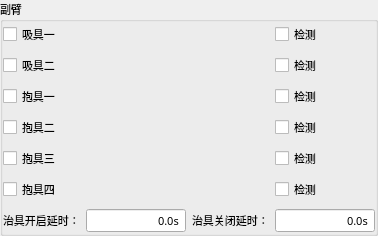
              <widget class="QGroupBox" name="groupBoxRunJig">
               <property name="font">
                <font>
                 <family>微软雅黑</family>
                 <pointsize>8</pointsize>
                 <weight>50</weight>
                 <italic>false</italic>
                 <bold>false</bold>
                </font>
               </property>
               <property name="title">
                <string>副臂</string>
               </property>
               <layout class="QGridLayout" name="gridLayout">
                <property name="margin">
                 <number>0</number>
                </property>
                <property name="spacing">
                 <number>6</number>
                </property>
                <item row="0" column="0" colspan="3">
                 <widget class="xCheckBox" name="RunJig1">
                  <property name="sizePolicy">
                   <sizepolicy hsizetype="Expanding" vsizetype="Fixed">
                    <horstretch>0</horstretch>
                    <verstretch>0</verstretch>
                   </sizepolicy>
                  </property>
                  <property name="minimumSize">
                   <size>
                    <width>100</width>
                    <height>25</height>
                   </size>
                  </property>
                  <property name="maximumSize">
                   <size>
                    <width>16777215</width>
                    <height>25</height>
                   </size>
                  </property>
                  <property name="font">
                   <font>
                    <family>微软雅黑</family>
                    <pointsize>8</pointsize>
                    <weight>50</weight>
                    <italic>false</italic>
                    <bold>false</bold>
                   </font>
                  </property>
                  <property name="focusPolicy">
                   <enum>Qt::NoFocus</enum>
                  </property>
                  <property name="text">
                   <string>吸具一</string>
                  </property>
                 </widget>
                </item>
                <item row="0" column="3">
                 <widget class="xCheckBox" name="RunCheck1">
                  <property name="sizePolicy">
                   <sizepolicy hsizetype="Minimum" vsizetype="Fixed">
                    <horstretch>0</horstretch>
                    <verstretch>0</verstretch>
                   </sizepolicy>
                  </property>
                  <property name="minimumSize">
                   <size>
                    <width>60</width>
                    <height>25</height>
                   </size>
                  </property>
                  <property name="maximumSize">
                   <size>
                    <width>16777215</width>
                    <height>25</height>
                   </size>
                  </property>
                  <property name="font">
                   <font>
                    <family>微软雅黑</family>
                    <pointsize>8</pointsize>
                    <weight>50</weight>
                    <italic>false</italic>
                    <bold>false</bold>
                   </font>
                  </property>
                  <property name="focusPolicy">
                   <enum>Qt::NoFocus</enum>
                  </property>
                  <property name="text">
                   <string>检测</string>
                  </property>
                 </widget>
                </item>
                <item row="1" column="0" colspan="3">
                 <widget class="xCheckBox" name="RunJig2">
                  <property name="sizePolicy">
                   <sizepolicy hsizetype="Expanding" vsizetype="Fixed">
                    <horstretch>0</horstretch>
                    <verstretch>0</verstretch>
                   </sizepolicy>
                  </property>
                  <property name="minimumSize">
                   <size>
                    <width>100</width>
                    <height>25</height>
                   </size>
                  </property>
                  <property name="maximumSize">
                   <size>
                    <width>16777215</width>
                    <height>25</height>
                   </size>
                  </property>
                  <property name="font">
                   <font>
                    <family>微软雅黑</family>
                    <pointsize>8</pointsize>
                    <weight>50</weight>
                    <italic>false</italic>
                    <bold>false</bold>
                   </font>
                  </property>
                  <property name="focusPolicy">
                   <enum>Qt::NoFocus</enum>
                  </property>
                  <property name="text">
                   <string>吸具二</string>
                  </property>
                 </widget>
                </item>
                <item row="1" column="3">
                 <widget class="xCheckBox" name="RunCheck2">
                  <property name="sizePolicy">
                   <sizepolicy hsizetype="Minimum" vsizetype="Fixed">
                    <horstretch>0</horstretch>
                    <verstretch>0</verstretch>
                   </sizepolicy>
                  </property>
                  <property name="minimumSize">
                   <size>
                    <width>60</width>
                    <height>25</height>
                   </size>
                  </property>
                  <property name="maximumSize">
                   <size>
                    <width>16777215</width>
                    <height>25</height>
                   </size>
                  </property>
                  <property name="font">
                   <font>
                    <family>微软雅黑</family>
                    <pointsize>8</pointsize>
                    <weight>50</weight>
                    <italic>false</italic>
                    <bold>false</bold>
                   </font>
                  </property>
                  <property name="focusPolicy">
                   <enum>Qt::NoFocus</enum>
                  </property>
                  <property name="text">
                   <string>检测</string>
                  </property>
                 </widget>
                </item>
                <item row="2" column="0" colspan="3">
                 <widget class="xCheckBox" name="RunJig3">
                  <property name="sizePolicy">
                   <sizepolicy hsizetype="Expanding" vsizetype="Fixed">
                    <horstretch>0</horstretch>
                    <verstretch>0</verstretch>
                   </sizepolicy>
                  </property>
                  <property name="minimumSize">
                   <size>
                    <width>100</width>
                    <height>25</height>
                   </size>
                  </property>
                  <property name="maximumSize">
                   <size>
                    <width>16777215</width>
                    <height>25</height>
                   </size>
                  </property>
                  <property name="font">
                   <font>
                    <family>微软雅黑</family>
                    <pointsize>8</pointsize>
                    <weight>50</weight>
                    <italic>false</italic>
                    <bold>false</bold>
                   </font>
                  </property>
                  <property name="focusPolicy">
                   <enum>Qt::NoFocus</enum>
                  </property>
                  <property name="text">
                   <string>抱具一</string>
                  </property>
                 </widget>
                </item>
                <item row="2" column="3">
                 <widget class="xCheckBox" name="RunCheck3">
                  <property name="sizePolicy">
                   <sizepolicy hsizetype="Minimum" vsizetype="Fixed">
                    <horstretch>0</horstretch>
                    <verstretch>0</verstretch>
                   </sizepolicy>
                  </property>
                  <property name="minimumSize">
                   <size>
                    <width>60</width>
                    <height>25</height>
                   </size>
                  </property>
                  <property name="maximumSize">
                   <size>
                    <width>16777215</width>
                    <height>25</height>
                   </size>
                  </property>
                  <property name="font">
                   <font>
                    <family>微软雅黑</family>
                    <pointsize>8</pointsize>
                    <weight>50</weight>
                    <italic>false</italic>
                    <bold>false</bold>
                   </font>
                  </property>
                  <property name="focusPolicy">
                   <enum>Qt::NoFocus</enum>
                  </property>
                  <property name="text">
                   <string>检测</string>
                  </property>
                 </widget>
                </item>
                <item row="3" column="0" colspan="3">
                 <widget class="xCheckBox" name="RunJig4">
                  <property name="sizePolicy">
                   <sizepolicy hsizetype="Expanding" vsizetype="Fixed">
                    <horstretch>0</horstretch>
                    <verstretch>0</verstretch>
                   </sizepolicy>
                  </property>
                  <property name="minimumSize">
                   <size>
                    <width>100</width>
                    <height>25</height>
                   </size>
                  </property>
                  <property name="maximumSize">
                   <size>
                    <width>16777215</width>
                    <height>25</height>
                   </size>
                  </property>
                  <property name="font">
                   <font>
                    <family>微软雅黑</family>
                    <pointsize>8</pointsize>
                    <weight>50</weight>
                    <italic>false</italic>
                    <bold>false</bold>
                   </font>
                  </property>
                  <property name="focusPolicy">
                   <enum>Qt::NoFocus</enum>
                  </property>
                  <property name="text">
                   <string>抱具二</string>
                  </property>
                 </widget>
                </item>
                <item row="3" column="3">
                 <widget class="xCheckBox" name="RunCheck4">
                  <property name="sizePolicy">
                   <sizepolicy hsizetype="Minimum" vsizetype="Fixed">
                    <horstretch>0</horstretch>
                    <verstretch>0</verstretch>
                   </sizepolicy>
                  </property>
                  <property name="minimumSize">
                   <size>
                    <width>60</width>
                    <height>25</height>
                   </size>
                  </property>
                  <property name="maximumSize">
                   <size>
                    <width>16777215</width>
                    <height>25</height>
                   </size>
                  </property>
                  <property name="font">
                   <font>
                    <family>微软雅黑</family>
                    <pointsize>8</pointsize>
                    <weight>50</weight>
                    <italic>false</italic>
                    <bold>false</bold>
                   </font>
                  </property>
                  <property name="focusPolicy">
                   <enum>Qt::NoFocus</enum>
                  </property>
                  <property name="text">
                   <string>检测</string>
                  </property>
                 </widget>
                </item>
                <item row="4" column="0" colspan="3">
                 <widget class="xCheckBox" name="RunJig5">
                  <property name="sizePolicy">
                   <sizepolicy hsizetype="Expanding" vsizetype="Fixed">
                    <horstretch>0</horstretch>
                    <verstretch>0</verstretch>
                   </sizepolicy>
                  </property>
                  <property name="minimumSize">
                   <size>
                    <width>100</width>
                    <height>25</height>
                   </size>
                  </property>
                  <property name="maximumSize">
                   <size>
                    <width>16777215</width>
                    <height>25</height>
                   </size>
                  </property>
                  <property name="font">
                   <font>
                    <family>微软雅黑</family>
                    <pointsize>8</pointsize>
                    <weight>50</weight>
                    <italic>false</italic>
                    <bold>false</bold>
                   </font>
                  </property>
                  <property name="focusPolicy">
                   <enum>Qt::NoFocus</enum>
                  </property>
                  <property name="text">
                   <string>抱具三</string>
                  </property>
                 </widget>
                </item>
                <item row="4" column="3">
                 <widget class="xCheckBox" name="RunCheck5">
                  <property name="sizePolicy">
                   <sizepolicy hsizetype="Minimum" vsizetype="Fixed">
                    <horstretch>0</horstretch>
                    <verstretch>0</verstretch>
                   </sizepolicy>
                  </property>
                  <property name="minimumSize">
                   <size>
                    <width>60</width>
                    <height>25</height>
                   </size>
                  </property>
                  <property name="maximumSize">
                   <size>
                    <width>16777215</width>
                    <height>25</height>
                   </size>
                  </property>
                  <property name="font">
                   <font>
                    <family>微软雅黑</family>
                    <pointsize>8</pointsize>
                    <weight>50</weight>
                    <italic>false</italic>
                    <bold>false</bold>
                   </font>
                  </property>
                  <property name="focusPolicy">
                   <enum>Qt::NoFocus</enum>
                  </property>
                  <property name="text">
                   <string>检测</string>
                  </property>
                 </widget>
                </item>
                <item row="5" column="0" colspan="3">
                 <widget class="xCheckBox" name="RunJig6">
                  <property name="sizePolicy">
                   <sizepolicy hsizetype="Expanding" vsizetype="Fixed">
                    <horstretch>0</horstretch>
                    <verstretch>0</verstretch>
                   </sizepolicy>
                  </property>
                  <property name="minimumSize">
                   <size>
                    <width>100</width>
                    <height>25</height>
                   </size>
                  </property>
                  <property name="maximumSize">
                   <size>
                    <width>16777215</width>
                    <height>25</height>
                   </size>
                  </property>
                  <property name="font">
                   <font>
                    <family>微软雅黑</family>
                    <pointsize>8</pointsize>
                    <weight>50</weight>
                    <italic>false</italic>
                    <bold>false</bold>
                   </font>
                  </property>
                  <property name="focusPolicy">
                   <enum>Qt::NoFocus</enum>
                  </property>
                  <property name="text">
                   <string>抱具四</string>
                  </property>
                 </widget>
                </item>
                <item row="5" column="3">
                 <widget class="xCheckBox" name="RunCheck6">
                  <property name="sizePolicy">
                   <sizepolicy hsizetype="Minimum" vsizetype="Fixed">
                    <horstretch>0</horstretch>
                    <verstretch>0</verstretch>
                   </sizepolicy>
                  </property>
                  <property name="minimumSize">
                   <size>
                    <width>60</width>
                    <height>25</height>
                   </size>
                  </property>
                  <property name="maximumSize">
                   <size>
                    <width>16777215</width>
                    <height>25</height>
                   </size>
                  </property>
                  <property name="font">
                   <font>
                    <family>微软雅黑</family>
                    <pointsize>8</pointsize>
                    <weight>50</weight>
                    <italic>false</italic>
                    <bold>false</bold>
                   </font>
                  </property>
                  <property name="focusPolicy">
                   <enum>Qt::NoFocus</enum>
                  </property>
                  <property name="text">
                   <string>检测</string>
                  </property>
                 </widget>
                </item>
                <item row="6" column="0">
                 <widget class="QLabel" name="labelRunOpenRemind">
                  <property name="sizePolicy">
                   <sizepolicy hsizetype="Expanding" vsizetype="Fixed">
                    <horstretch>0</horstretch>
                    <verstretch>0</verstretch>
                   </sizepolicy>
                  </property>
                  <property name="minimumSize">
                   <size>
                    <width>0</width>
                    <height>25</height>
                   </size>
                  </property>
                  <property name="maximumSize">
                   <size>
                    <width>16777215</width>
                    <height>25</height>
                   </size>
                  </property>
                  <property name="font">
                   <font>
                    <family>微软雅黑</family>
                    <pointsize>8</pointsize>
                    <weight>50</weight>
                    <italic>false</italic>
                    <bold>false</bold>
                   </font>
                  </property>
                  <property name="text">
                   <string>治具开启延时：</string>
                  </property>
                 </widget>
                </item>
                <item row="6" column="1">
                 <widget class="xDoubleSpinBox" name="BoxRunOpenDelay">
                  <property name="enabled">
                   <bool>true</bool>
                  </property>
                  <property name="sizePolicy">
                   <sizepolicy hsizetype="Fixed" vsizetype="Fixed">
                    <horstretch>0</horstretch>
                    <verstretch>0</verstretch>
                   </sizepolicy>
                  </property>
                  <property name="minimumSize">
                   <size>
                    <width>100</width>
                    <height>25</height>
                   </size>
                  </property>
                  <property name="maximumSize">
                   <size>
                    <width>100</width>
                    <height>25</height>
                   </size>
                  </property>
                  <property name="font">
                   <font>
                    <family>微软雅黑</family>
                    <pointsize>8</pointsize>
                    <weight>50</weight>
                    <italic>false</italic>
                    <bold>false</bold>
                   </font>
                  </property>
                  <property name="focusPolicy">
                   <enum>Qt::ClickFocus</enum>
                  </property>
                  <property name="acceptDrops">
                   <bool>false</bool>
                  </property>
                  <property name="alignment">
                   <set>Qt::AlignRight|Qt::AlignTrailing|Qt::AlignVCenter</set>
                  </property>
                  <property name="buttonSymbols">
                   <enum>QAbstractSpinBox::NoButtons</enum>
                  </property>
                  <property name="suffix">
                   <string notr="true">s</string>
                  </property>
                  <property name="decimals">
                   <number>1</number>
                  </property>
                  <property name="maximum">
                   <double>99.900000000000006</double>
                  </property>
                  <property name="singleStep">
                   <double>0.100000000000000</double>
                  </property>
                  <property name="HasBtn" stdset="0">
                   <bool>true</bool>
                  </property>
                 </widget>
                </item>
                <item row="6" column="2">
                 <widget class="QLabel" name="labelRunRemind_2">
                  <property name="sizePolicy">
                   <sizepolicy hsizetype="Expanding" vsizetype="Fixed">
                    <horstretch>0</horstretch>
                    <verstretch>0</verstretch>
                   </sizepolicy>
                  </property>
                  <property name="minimumSize">
                   <size>
                    <width>0</width>
                    <height>25</height>
                   </size>
                  </property>
                  <property name="maximumSize">
                   <size>
                    <width>16777215</width>
                    <height>25</height>
                   </size>
                  </property>
                  <property name="font">
                   <font>
                    <family>微软雅黑</family>
                    <pointsize>8</pointsize>
                    <weight>50</weight>
                    <italic>false</italic>
                    <bold>false</bold>
                   </font>
                  </property>
                  <property name="text">
                   <string>治具关闭延时：</string>
                  </property>
                 </widget>
                </item>
                <item row="6" column="3">
                 <widget class="xDoubleSpinBox" name="BoxRunDelay">
                  <property name="enabled">
                   <bool>true</bool>
                  </property>
                  <property name="sizePolicy">
                   <sizepolicy hsizetype="Fixed" vsizetype="Fixed">
                    <horstretch>0</horstretch>
                    <verstretch>0</verstretch>
                   </sizepolicy>
                  </property>
                  <property name="minimumSize">
                   <size>
                    <width>100</width>
                    <height>25</height>
                   </size>
                  </property>
                  <property name="maximumSize">
                   <size>
                    <width>100</width>
                    <height>25</height>
                   </size>
                  </property>
                  <property name="font">
                   <font>
                    <family>微软雅黑</family>
                    <pointsize>8</pointsize>
                    <weight>50</weight>
                    <italic>false</italic>
                    <bold>false</bold>
                   </font>
                  </property>
                  <property name="focusPolicy">
                   <enum>Qt::ClickFocus</enum>
                  </property>
                  <property name="acceptDrops">
                   <bool>false</bool>
                  </property>
                  <property name="alignment">
                   <set>Qt::AlignRight|Qt::AlignTrailing|Qt::AlignVCenter</set>
                  </property>
                  <property name="buttonSymbols">
                   <enum>QAbstractSpinBox::NoButtons</enum>
                  </property>
                  <property name="suffix">
                   <string notr="true">s</string>
                  </property>
                  <property name="decimals">
                   <number>1</number>
                  </property>
                  <property name="maximum">
                   <double>99.900000000000006</double>
                  </property>
                  <property name="singleStep">
                   <double>0.100000000000000</double>
                  </property>
                  <property name="HasBtn" stdset="0">
                   <bool>true</bool>
                  </property>
                 </widget>
                </item>
               </layout>
              </widget>
